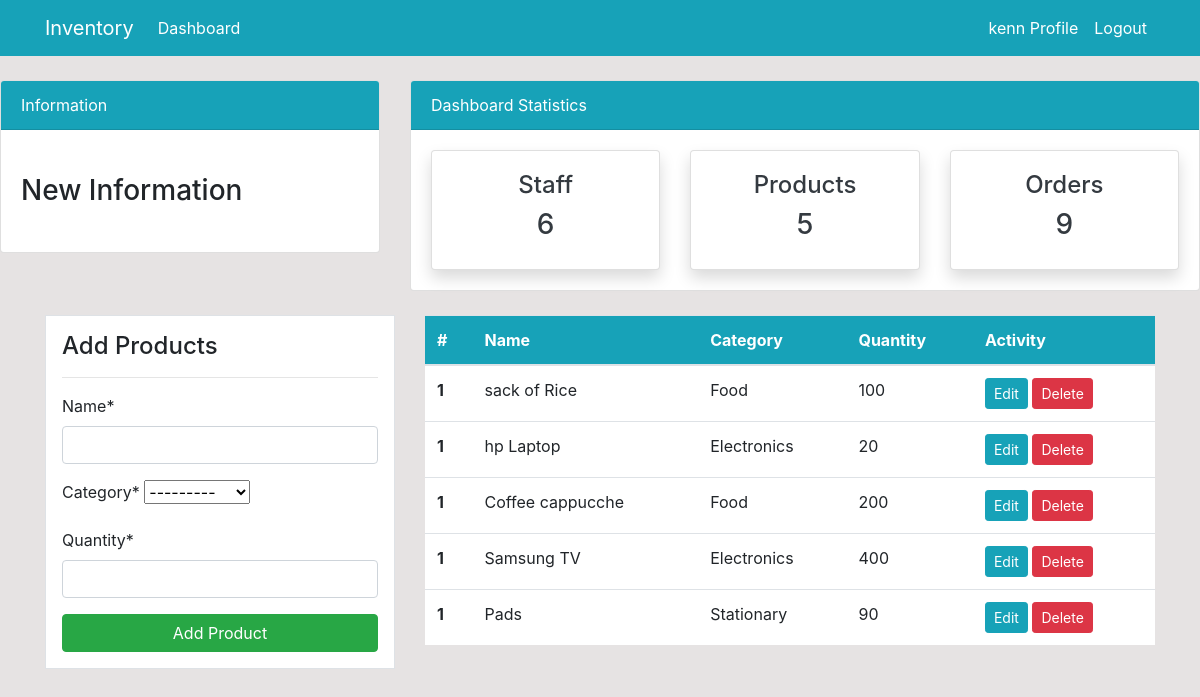
/product/ (signed in), run on an earlier commit of the app's database.
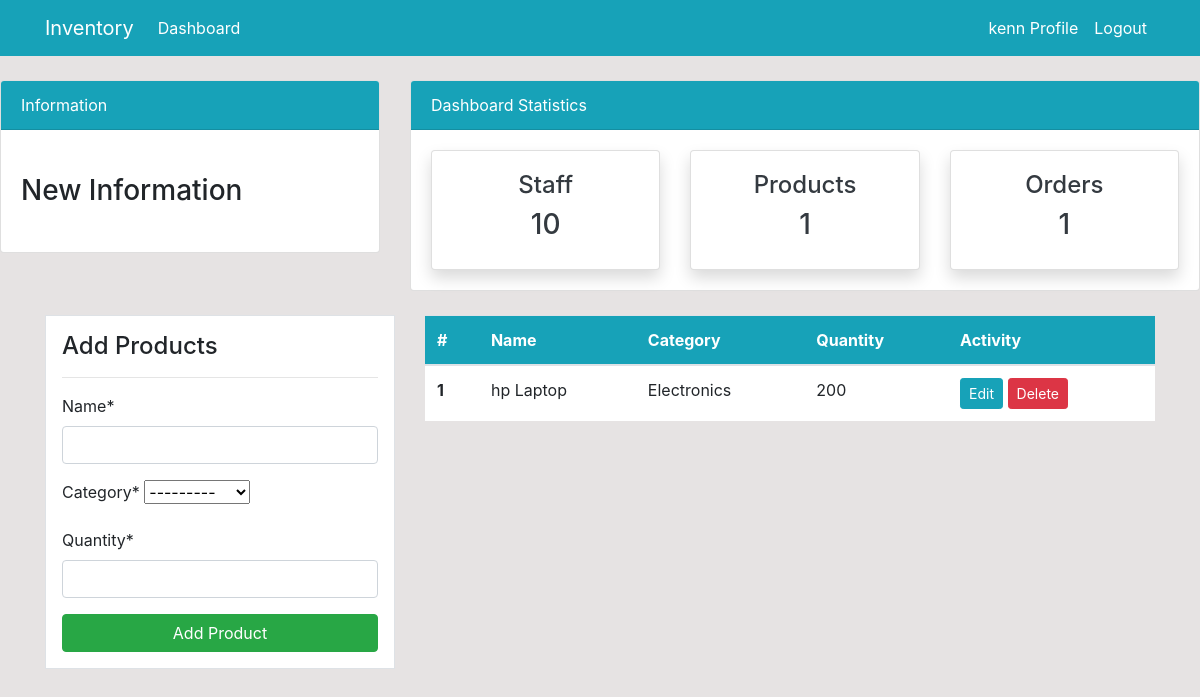
And on a later commit of the database.
### dashboard/models.py (models this page shows, shortened)
class Product(models.Model):
    name = models.CharField(max_length=100, null=True)
    category = models.CharField(max_length=20, choices=CATEGORY, null=True)
    quantity = models.PositiveIntegerField(null=True)
    class Meta:
        verbose_name_plural = 'Product'

### dashboard/views.py (the view)
# urls.py: path('product/', views.product, name='dashboard-product'),
@login_required(login_url='user-login')
def product(request):
    items = Product.objects.all() # Using ORM
    product_count = items.count()
    workers_count = User.objects.all().count()
    orders_count = Order.objects.all().count()
    if request.method =="POST":
        form = ProductForm(request.POST)
        if form.is_valid():
            form.save()
            product_name = form.cleaned_data.get('name')
            messages.success(request, f'{product_name} has been added successfully ')
            return redirect('dashboard-product')
    else:
        form = ProductForm()
    context  = {
        'items': items,
        'form':form,
        'workers_count': workers_count,
        'orders_count': orders_count,
        'product_count': product_count,
    }
    return render(request, 'dashboard/product.html', context)

### dashboard/forms.py
class ProductForm(forms.ModelForm):
    class Meta:
        model = Product
        fields =['name', 'category', 'quantity']

### templates/dashboard/product.html (shortened to what this page needs)
{% extends 'partials/base.html' %}
{% block content %}
{% include 'partials/topnav.html' %}
{% load crispy_forms_tags %}
<div class="container">
    <div class="row my-4">
        <div class="col-md-4">
            <div class="border bg-white p-3">
                <h4>Add Products</h4>
                <hr>
                <form method="POST">
                      {{ form|crispy}}
                    <input class="btn btn-success btn-block" type="submit" value="Add Product">
                </form>
            </div>
        </div>
        <div class="col-md-8">
            <table class="table bg-white">
                <thead class="bg-info">
                    <tr class="text-white">
                        <th scope="col">#</th>
                        <th scope="col">Name</th>
                        <th scope="col">Category</th>
                        <th scope="col">Quantity</th>
                        <th scope="col">Activity</th>
                    </tr>
                </thead>
                <tbody>
                    {% for item in items %}
                    <tr>
                        <th scope="row">1</th>
                        <td>{{ item.name }}</td>
                        <td>{{ item.category }}</td>
                        <td>{{ item.quantity }}</td>
                        <td>
                            <a class="btn btn-info btn-sm" href="{% url 'dashboard-product-update' item.id %}">Edit</a>
                            <a class="btn btn-danger btn-sm" href="{% url 'dashboard-product-delete' item.id %}">Delete</a>
                        </td>
                    </tr>
                    {% endfor %}
                </tbody>
            </table>
        </div>
    </div>
</div>
{% endblock %}

### templates/partials/base.html (shortened to what this page needs)
{% load static %}
<!doctype html>
<html lang="en">
  <head>
      <link rel="stylesheet" href="https://cdn.jsdelivr.net/npm/bootstrap@4.6.2/dist/css/bootstrap.min.css">
      <link rel="stylesheet" href="{% static '/styles.css' %}">
  </head>
  <body>
    {% include 'partials/nav.html' %}
    {% block content %}
    {% endblock %}
  </body>
</html>

### templates/partials/nav.html (shortened to what this page needs)
<nav class="navbar navbar-expand-lg navbar-info bg-info">
    <div class="container">
         {% if user.is_authenticated %}
        <a class="navbar-brand text-white" href="{% url 'dashboard-index' %}">Inventory</a>
        <div class="collapse navbar-collapse" id="navbarSupportedContent">
            <ul class="navbar-nav mr-auto">
                <li class="nav-item active">
                    <a class="nav-link text-white" href="{% url 'dashboard-index' %}">Dashboard </a>
                </li>
            </ul>
            <ul class="navbar-nav ml-auto">
                <li class="nav-item active">
                    <a class="nav-link text-white" href="{% url 'user-profile' %}">{{user.username}} Profile
                        <span class="sr-only">(current)</span></a>
                </li>
                <li class="nav-item">
                    <a class="nav-link text-white" href="{% url 'user-logout' %}">Logout</a>
                </li>
            </ul>
            {% endif %}
        </div>
    </div>
</nav>

### templates/partials/topnav.html (shortened to what this page needs)
<div class="row">
    <div class="col-md-4 mt-4">
        <div class="card">
            <div class="card-header bg-info text-white">
                Information
            </div>
            <div class="card-body">
                <marquee behavior="" direction="">
                    <h3 class="my-4">New Information</h3>
                </marquee>
            </div>
        </div>
    </div>
    <div class="col-md-8 mt-4">
        <div class="card">
            <div class="card-header bg-info text-white">
                Dashboard Statistics
            </div>
            <div class="card-body">
                <div class="row">
                    <div class="col-md-4">
                        <a class="text-decoration-none text-dark" href="{% url 'dashboard-staff' %}">
                            <div class="card my-card shadow">
                                <div class="card-body text-center">
                                    <h4>Staff </h4>
                                    <h3>{{ workers_count }}</h3>
                                </div>
                            </div>
                        </a>
                    </div>
                    <div class="col-md-4">
                        <a class="text-decoration-none text-dark" href="{% url 'dashboard-product' %}">
                            <div class="card my-card shadow">
                                <div class="card-body text-center">
                                    <h4>Products </h4>
                                    <h3>{{ product_count }}</h3>
                                </div>
                            </div>
                        </a>
                    </div>
                    <div class="col-md-4">
                        <a class="text-decoration-none text-dark" href="{% url 'dashboard-order' %}">
                            <div class="card my-card shadow">
                                <div class="card-body text-center">
                                    <h4>Orders </h4>
                                    <h3>{{ orders_count }}</h3>
                                </div>
                            </div>
                        </a>
                    </div>
                </div>
            </div>
        </div>
    </div>
</div>

### static/styles.css (style rules this page uses)
body { background: rgb(230, 227, 227); }

What changed in the data, as far as the page shows it:
removed Product: name "sack of Rice", category "Food", quantity "100"
removed Product: name "Coffee cappucche", category "Food", quantity "200"
removed Product: name "Samsung TV", category "Electronics", quantity "400"
removed Product: name "Pads", category "Stationary", quantity "90"
changed Product "hp Laptop": quantity "20" → "200"
Also different on the page:
{{ workers_count }}: "6" → "10"
{{ product_count }}: "5" → "1"
{{ orders_count }}: "9" → "1"
